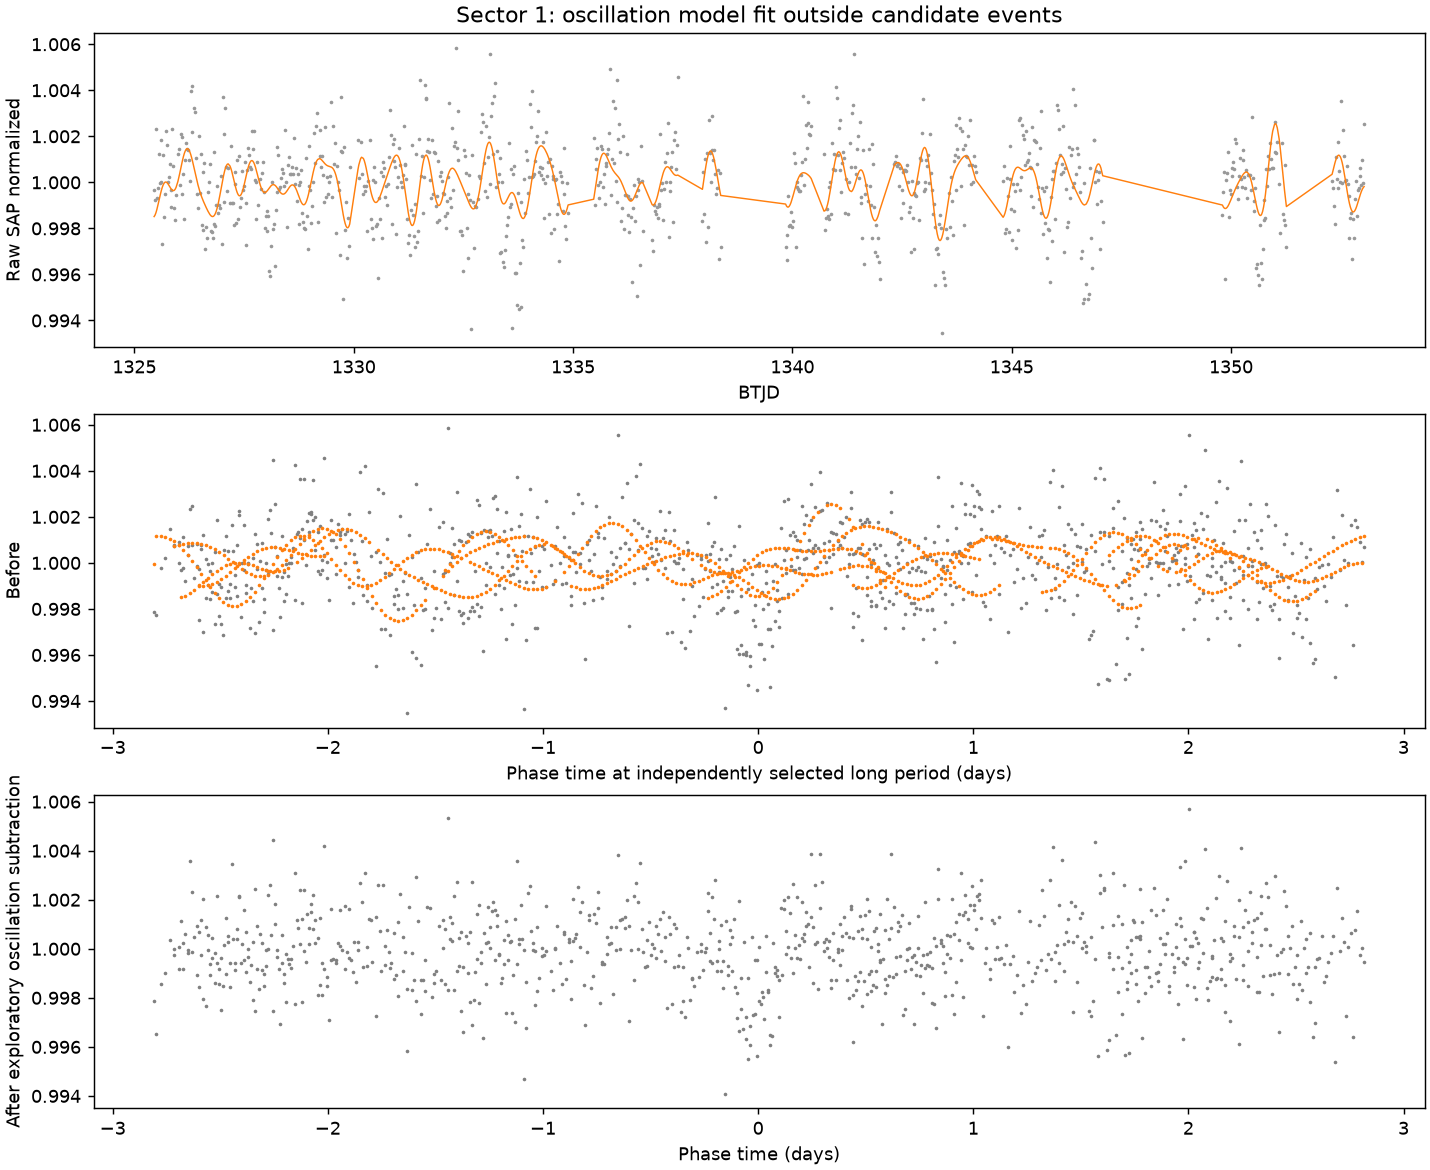

Reproduce this figure in Python.
"""Test broad 5.635-day dips against out-of-event fitted stellar oscillations.

Reproduce: python candidates/broad_s1/tic431481555_multisector/pulsation_qa.py
No paid calls or downloads; uses hash-verified cached observations. Frequencies
are selected from points outside the primary windows, then predict those windows.
"""
from pathlib import Path
from datetime import datetime, timezone
import hashlib
import json
import sys

import numpy as np
from astropy.timeseries import LombScargle

ROOT = Path(__file__).resolve().parents[3]
sys.path.insert(0, str(ROOT / 'src'))
from broad_vet import read_source, load_records, preprocess_curve, FastScreenConfig, local_quadratic, phase
import matplotlib.pyplot as plt

OUT = Path(__file__).resolve().parent


def fit_modes(t, f, e, outside, maximum_modes=8):
    baseline = float(np.ptp(t))
    frequencies = np.arange(.2, min(20., .45 / np.median(np.diff(t))), 1 / (8 * baseline))
    chosen = []
    residual = f - np.average(f[outside], weights=1 / e[outside] ** 2)
    panels = []
    for iteration in range(maximum_modes):
        ls = LombScargle(t[outside] - t.min(), residual[outside], e[outside])
        power = ls.power(frequencies, method='fast', assume_regular_frequency=True)
        allowed = np.ones(len(frequencies), bool)
        for frequency in chosen:
            allowed &= abs(frequencies - frequency) > .7 / baseline
        j = int(np.argmax(np.where(allowed, power, -np.inf)))
        chosen.append(float(frequencies[j]))
        design = [np.ones(len(t))]
        for frequency in chosen:
            angle = 2 * np.pi * frequency * (t - t.min())
            design.extend([np.sin(angle), np.cos(angle)])
        design = np.column_stack(design)
        beta = np.linalg.lstsq(design[outside] / e[outside, None], f[outside] / e[outside], rcond=None)[0]
        model = design @ beta
        residual = f - model
        panels.append(dict(iteration=iteration + 1, frequency_per_day=float(frequencies[j]),
                           period_days=float(1 / frequencies[j]), normalized_ls_power=float(power[j]),
                           amplitude=float(np.hypot(beta[-2], beta[-1]))))
    return model, panels, frequencies


if __name__ == '__main__':
    tic = 431481555
    base = load_records([tic])[0]
    sources = [dict(sector=1, path=base['path'], sha256=base['sha256'], url=base['url'])]
    sources += [r for r in json.loads((ROOT / 'data/broad_followup_queries/tic431481555_qlp.json').read_text()) if r['status'] == 'retained']
    dossier = json.loads((OUT / 'multisector.json').read_text())
    independent = {r['sector']: r['ephemeris'] for r in dossier['independent_sector_searches']}
    reports, plotdata = [], []
    for source in sources:
        data, checks = read_source(source)
        good = data['QUALITY'] == 0
        flat = preprocess_curve(data['TIME'][good], data['SAP_FLUX'][good], data['KSPSAP_FLUX_ERR'][good],
                                config=FastScreenConfig(width_days=2.))
        t, f, e = flat['t'], flat['f'], flat['e']
        eph = independent[source['sector']]
        p, epoch = eph['period'], eph['t0_btjd']
        # Exclude the full broad primary feature, not merely its box-search core.
        half_mask = max(.27, eph['duration_days'] * 1.3)
        outside = abs(phase(t, p, epoch)) > half_mask
        model, modes, grid = fit_modes(t, f, e, outside)
        corrected = f - model + np.median(model)
        before, _ = local_quadratic(t, f, e, p, epoch, eph['duration_days'])
        after, _ = local_quadratic(t, corrected, e, p, epoch, eph['duration_days'])
        inside = abs(phase(t, p, epoch)) < .5 * eph['duration_days']
        prediction = np.corrcoef(f[inside], model[inside])[0, 1] if inside.sum() > 5 else None
        reports.append(dict(sector=source['sector'], frequencies_selected_outside_primary=modes,
                            excluded_primary_half_width_days=half_mask, n_fit=int(outside.sum()),
                            before_local=before, after_local=after,
                            held_primary_flux_model_correlation=float(prediction) if prediction is not None else None,
                            first_mode_period_days=modes[0]['period_days'], frequency_grid_count=len(grid),
                            source={k: source[k] for k in ('url', 'path', 'sha256')}, checksums=checks))
        plotdata.append((source['sector'], t, f, model, corrected, p, epoch))
        print('PULSATION_QA', source['sector'], 'first_mode_period', modes[0]['period_days'],
              'candidate local SNR before/after', before['snr'], after['snr'], flush=True)
    payload = dict(tic=tic, checked_utc=datetime.now(timezone.utc).isoformat(), sector_reports=reports,
                   previously_recognized_variable_type='Gaia/VSX DSCT|GDOR|SXPHE',
                   hypothesis='Broad 5.635-day features may be pulsation minima/beat-envelope aliases.',
                   limitations=['Eight sinusoids are an exploratory model, not proof that every dip is a pulsation.',
                                'Frequencies are selected from points outside generous candidate event windows.',
                                'Periodograms and optimized scores are not calibrated false-alarm probabilities.',
                                'A pulsating star can also host planets; this does not exclude other planetary signals.'],
                   code_sha256=hashlib.sha256(Path(__file__).read_bytes()).hexdigest())
    (OUT / 'pulsation_qa.json').write_text(json.dumps(payload, indent=2, allow_nan=False))
    sector, t, f, model, corrected, p, epoch = plotdata[0]
    fig, axes = plt.subplots(3, 1, figsize=(11, 9), layout='constrained')
    axes[0].plot(t, f, '.', ms=2, color='.6')
    axes[0].plot(t, model, lw=.8, color='tab:orange')
    axes[0].set(xlabel='BTJD', ylabel='Raw SAP normalized', title='Sector 1: oscillation model fit outside candidate events')
    ph = phase(t, p, epoch)
    axes[1].plot(ph, f, '.', ms=2, color='.5')
    axes[1].plot(ph, model, '.', ms=2, color='tab:orange')
    axes[1].set(xlabel='Phase time at independently selected long period (days)', ylabel='Before')
    axes[2].plot(ph, corrected, '.', ms=2, color='.5')
    axes[2].set(xlabel='Phase time (days)', ylabel='After exploratory oscillation subtraction')
    fig.savefig(OUT / 'pulsation_qa.png', dpi=130)
    plt.close(fig)
